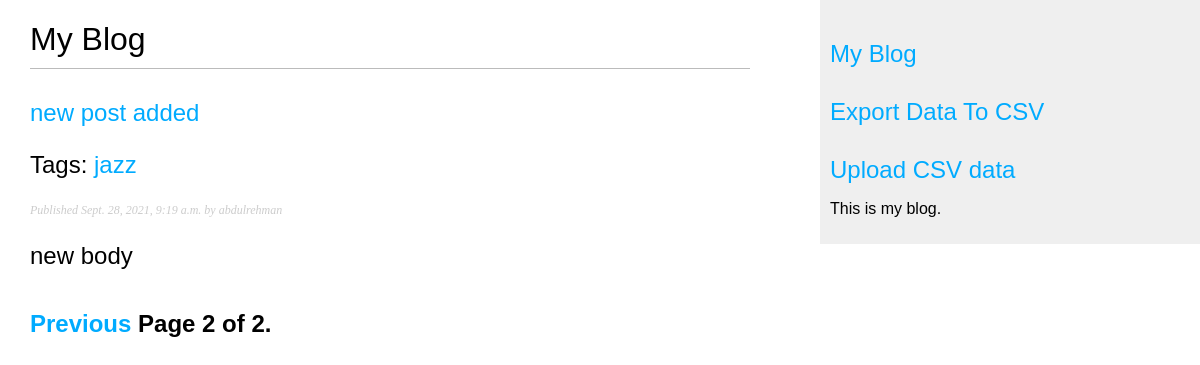
Screenshot of /blog/?page=2 with the database file from the repository.
### blog/models.py (models this page shows, shortened)
class Post(models.Model):
    objects = models.Manager()
    published = PublishedManager()
    STATUS_CHOICES = (
        ('draft', 'Draft'),
        ('published', 'Published'),
    )
    title = models.CharField(max_length=250)
    slug = models.SlugField(max_length=250, unique_for_date='publish')
    author = models.ForeignKey(User, on_delete=models.CASCADE, related_name='blog_posts')
    body = models.TextField()
    publish = models.DateTimeField(default=timezone.now)
    created = models.DateTimeField(auto_now_add=True)
    updated = models.DateTimeField(auto_now=True)
    status = models.CharField(max_length=10, choices=STATUS_CHOICES, default='draft')
    tags = TaggableManager()
    def get_absolute_url(self):
        return reverse('blog:post_detail',
                       args=[self.publish.year, self.publish.month, self.publish.day, self.slug])

### blog/views.py (the view)
# urls.py: path('', views.post_list, name='post_list'),
def post_list(request, tag_slug=None):
    object_list = Post.objects.all()
    tag = None
    if tag_slug:
        tag = get_object_or_404(Tag, slug=tag_slug)
        object_list = object_list.filter(tags__in=[tag])
    paginator = Paginator(object_list, 6) # 3 posts in each page
    page = request.GET.get('page')
    try:
        posts = paginator.page(page)
    except PageNotAnInteger:
        posts = paginator.page(1)
    except EmptyPage:
        posts = paginator.page(paginator.num_pages)
    return render(request, 'blog/post/list.html', {'page':page, 'posts': posts, 'tag':tag})

### blog/templates/blog/post/list.html (shortened to what this page needs)
{% extends "blog/base.html" %}
{% block content %}
 <h1>My Blog</h1>
 {% for post in posts %}
 <h2>
 <a href="{{ post.get_absolute_url }}">
 {{ post.title }}
 </a>
 <p class="tags">Tags:
    {% for tag in post.tags.all %}
    <a href="{% url "blog:post_list_by_tag" tag.slug %}">
    {{ tag.name }}
    </a>
    {% endfor %}
 </p>
 <p class="date">
 Published {{ post.publish }} by {{ post.author }}
 </p>
 {{ post.body|truncatewords:30|linebreaks }}
 {% endfor %}
 {% include "pagination.html" with page=posts %}
{% endblock %}

### blog/static/blog.css (style rules this page uses)
body { margin:0; padding:0; font-family:helvetica, sans-serif; }
a { color:#00abff; text-decoration:none; }
h1 { font-weight:normal; border-bottom:1px solid #bbb; padding:0 0 10px 0; }
h2 { font-weight:normal; margin:30px 0 0; }
p.date { color:#ccc; font-family: georgia, serif; font-size: 12px; font-style: italic; }

### rows the page displays
Post: title "new post added", publish "Sept. 28, 2021, 9:19 a.m.", author "abdulrehman", body "new body"
Tag: name "jazz"

### other values shown
{{ page.number }} "2"
{{ page.paginator.num_pages }} "2"
